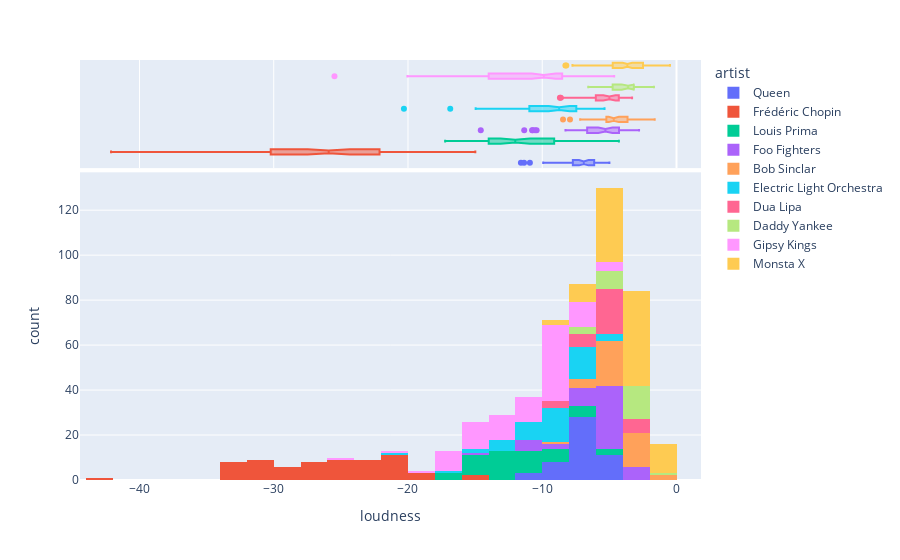

Notebook code cell kept with this figure:
### Code cell
fig = px.histogram(df, x="loudness", color="artist", marginal="box")
fig.show()

### Figure 1 — Plotly figure (JSON) as saved in the notebook; plotly's stock layout.template omitted (floating-point values rounded to 4 significant figures)
{"data": [{"alignmentgroup": "True", "bingroup": "x", "hovertemplate": "artist=Queen<br>loudness=%{x}<br>count=%{y}<extra></extra>", "legendgroup": "Queen", "marker": {"color": "#636efa", "pattern": {"shape": ""}}, "name": "Queen", "offsetgroup": "Queen", "orientation": "v", "showlegend": true, "type": "histogram", "x": [-6.472, -9.928, -5.276, -7.815, -7.316, -6.887, -7.719, -8.927, -6.94, -7.024, -11.59, -6.326, -6.926, -6.724, -5.874, -7.679, -6.668, -5.705, -6.995, -8.672, -6.331, -6.438, -7.721, -4.998, -5.038, -7.602, -6.8, -9.927, -10.92, -6.089, -5.747, -6.188, -6.131, -9.775, -7.398, -5.697, -5.772, -6.499, -5.045, -5.588, -5.265, -6.94, -11.35, -9.686, -6.322, -9.63, -6.938, -6.219, -7.202, -8.654], "xaxis": "x", "yaxis": "y"}, {"alignmentgroup": "True", "hovertemplate": "artist=Queen<br>loudness=%{x}<extra></extra>", "legendgroup": "Queen", "marker": {"color": "#636efa"}, "name": "Queen", "notched": true, "offsetgroup": "Queen", "showlegend": false, "type": "box", "x": [-6.472, -9.928, -5.276, -7.815, -7.316, -6.887, -7.719, -8.927, -6.94, -7.024, -11.59, -6.326, -6.926, -6.724, -5.874, -7.679, -6.668, -5.705, -6.995, -8.672, -6.331, -6.438, -7.721, -4.998, -5.038, -7.602, -6.8, -9.927, -10.92, -6.089, -5.747, -6.188, -6.131, -9.775, -7.398, -5.697, -5.772, -6.499, -5.045, -5.588, -5.265, -6.94, -11.35, -9.686, -6.322, -9.63, -6.938, -6.219, -7.202, -8.654], "xaxis": "x2", "yaxis": "y2"}, {"alignmentgroup": "True", "bingroup": "x", "hovertemplate": "artist=Frédéric Chopin<br>loudness=%{x}<br>count=%{y}<extra></extra>", "legendgroup": "Frédéric Chopin", "marker": {"color": "#EF553B", "pattern": {"shape": ""}}, "name": "Frédéric Chopin", "offsetgroup": "Frédéric Chopin", "orientation": "v", "showlegend": true, "type": "histogram", "x": [-30.93, -25.09, -33.71, -24.41, -21.9, -28.39, -30.91, -30.91, -18.33, -25.93, -23.07, -22.12, -27.53, -21.75, -27.2, -29.0, -20.73, -21.26, -27.76, -25.61, -23.29, -30.23, -22.63, -20.16, -25.88, -33.03, -30.67, -23.81, -24.59, -15.86, -27.05, -18.9, -28.57, -30.11, -32.1, -26.72, -29.46, -31.34, -24.51, -21.82, -26.58, -21.5, -24.0, -31.84, -28.28, -22.12, -27.75, -33.07, -21.4, -32.54, -23.74, -32.45, -30.33, -21.89, -25.78, -14.98, -22.15, -28.43, -33.31, -42.12, -21.68, -19.82, -24.8, -27.61, -32.52, -20.94], "xaxis": "x", "yaxis": "y"}, {"alignmentgroup": "True", "hovertemplate": "artist=Frédéric Chopin<br>loudness=%{x}<extra></extra>", "legendgroup": "Frédéric Chopin", "marker": {"color": "#EF553B"}, "name": "Frédéric Chopin", "notched": true, "offsetgroup": "Frédéric Chopin", "showlegend": false, "type": "box", "x": [-30.93, -25.09, -33.71, -24.41, -21.9, -28.39, -30.91, -30.91, -18.33, -25.93, -23.07, -22.12, -27.53, -21.75, -27.2, -29.0, -20.73, -21.26, -27.76, -25.61, -23.29, -30.23, -22.63, -20.16, -25.88, -33.03, -30.67, -23.81, -24.59, -15.86, -27.05, -18.9, -28.57, -30.11, -32.1, -26.72, -29.46, -31.34, -24.51, -21.82, -26.58, -21.5, -24.0, -31.84, -28.28, -22.12, -27.75, -33.07, -21.4, -32.54, -23.74, -32.45, -30.33, -21.89, -25.78, -14.98, -22.15, -28.43, -33.31, -42.12, -21.68, -19.82, -24.8, -27.61, -32.52, -20.94], "xaxis": "x2", "yaxis": "y2"}, {"alignmentgroup": "True", "bingroup": "x", "hovertemplate": "artist=Louis Prima<br>loudness=%{x}<br>count=%{y}<extra></extra>", "legendgroup": "Louis Prima", "marker": {"color": "#00cc96", "pattern": {"shape": ""}}, "name": "Louis Prima", "offsetgroup": "Louis Prima", "orientation": "v", "showlegend": true, "type": "histogram", "x": [-15.09, -11.69, -7.438, -10.67, -5.821, -12.12, -7.581, -9.209, -11.55, -12.27, -14.62, -12.62, -15.18, -12.45, -7.903, -4.291, -15.53, -17.23, -12.62, -5.819, -11.6, -11.37, -16.06, -9.783, -14.86, -7.899, -12.81, -8.817, -10.76, -15.71, -14.62, -13.84, -7.793, -12.37, -12.01, -11.33, -10.81, -13.51, -12.17, -17.2, -8.007, -8.804, -15.39, -13.4, -8.094, -10.44, -12.25, -14.43, -10.38], "xaxis": "x", "yaxis": "y"}, {"alignmentgroup": "True", "hovertemplate": "artist=Louis Prima<br>loudness=%{x}<extra></extra>", "legendgroup": "Louis Prima", "marker": {"color": "#00cc96"}, "name": "Louis Prima", "notched": true, "offsetgroup": "Louis Prima", "showlegend": false, "type": "box", "x": [-15.09, -11.69, -7.438, -10.67, -5.821, -12.12, -7.581, -9.209, -11.55, -12.27, -14.62, -12.62, -15.18, -12.45, -7.903, -4.291, -15.53, -17.23, -12.62, -5.819, -11.6, -11.37, -16.06, -9.783, -14.86, -7.899, -12.81, -8.817, -10.76, -15.71, -14.62, -13.84, -7.793, -12.37, -12.01, -11.33, -10.81, -13.51, -12.17, -17.2, -8.007, -8.804, -15.39, -13.4, -8.094, -10.44, -12.25, -14.43, -10.38], "xaxis": "x2", "yaxis": "y2"}, {"alignmentgroup": "True", "bingroup": "x", "hovertemplate": "artist=Foo Fighters<br>loudness=%{x}<br>count=%{y}<extra></extra>", "legendgroup": "Foo Fighters", "marker": {"color": "#ab63fa", "pattern": {"shape": ""}}, "name": "Foo Fighters", "offsetgroup": "Foo Fighters", "orientation": "v", "showlegend": true, "type": "histogram", "x": [-5.541, -4.04, -5.119, -4.025, -5.703, -4.212, -5.131, -11.34, -3.793, -4.276, -7.843, -4.709, -4.428, -6.654, -8.036, -4.173, -4.212, -10.42, -4.874, -7.067, -3.793, -6.687, -5.179, -4.298, -5.296, -4.284, -5.299, -3.447, -10.76, -4.322, -10.7, -5.254, -6.401, -6.319, -5.8, -5.145, -6.392, -5.441, -3.817, -3.937, -14.58, -5.59, -7.297, -2.789, -5.548, -4.683, -10.54, -5.768, -8.27, -5.686], "xaxis": "x", "yaxis": "y"}, {"alignmentgroup": "True", "hovertemplate": "artist=Foo Fighters<br>loudness=%{x}<extra></extra>", "legendgroup": "Foo Fighters", "marker": {"color": "#ab63fa"}, "name": "Foo Fighters", "notched": true, "offsetgroup": "Foo Fighters", "showlegend": false, "type": "box", "x": [-5.541, -4.04, -5.119, -4.025, -5.703, -4.212, -5.131, -11.34, -3.793, -4.276, -7.843, -4.709, -4.428, -6.654, -8.036, -4.173, -4.212, -10.42, -4.874, -7.067, -3.793, -6.687, -5.179, -4.298, -5.296, -4.284, -5.299, -3.447, -10.76, -4.322, -10.7, -5.254, -6.401, -6.319, -5.8, -5.145, -6.392, -5.441, -3.817, -3.937, -14.58, -5.59, -7.297, -2.789, -5.548, -4.683, -10.54, -5.768, -8.27, -5.686], "xaxis": "x2", "yaxis": "y2"}, {"alignmentgroup": "True", "bingroup": "x", "hovertemplate": "artist=Bob Sinclar<br>loudness=%{x}<br>count=%{y}<extra></extra>", "legendgroup": "Bob Sinclar", "marker": {"color": "#FFA15A", "pattern": {"shape": ""}}, "name": "Bob Sinclar", "offsetgroup": "Bob Sinclar", "orientation": "v", "showlegend": true, "type": "histogram", "x": [-3.796, -3.708, -3.617, -5.179, -5.292, -5.029, -3.46, -4.697, -4.432, -4.779, -6.92, -1.625, -7.013, -5.543, -2.045, -1.941, -4.885, -4.344, -2.08, -3.862, -3.649, -4.968, -3.184, -4.941, -4.753, -4.633, -3.213, -3.685, -5.712, -3.723, -8.452, -5.964, -5.223, -3.134, -2.977, -7.174, -5.124, -3.686, -5.895, -5.174, -4.65, -7.933], "xaxis": "x", "yaxis": "y"}, {"alignmentgroup": "True", "hovertemplate": "artist=Bob Sinclar<br>loudness=%{x}<extra></extra>", "legendgroup": "Bob Sinclar", "marker": {"color": "#FFA15A"}, "name": "Bob Sinclar", "notched": true, "offsetgroup": "Bob Sinclar", "showlegend": false, "type": "box", "x": [-3.796, -3.708, -3.617, -5.179, -5.292, -5.029, -3.46, -4.697, -4.432, -4.779, -6.92, -1.625, -7.013, -5.543, -2.045, -1.941, -4.885, -4.344, -2.08, -3.862, -3.649, -4.968, -3.184, -4.941, -4.753, -4.633, -3.213, -3.685, -5.712, -3.723, -8.452, -5.964, -5.223, -3.134, -2.977, -7.174, -5.124, -3.686, -5.895, -5.174, -4.65, -7.933], "xaxis": "x2", "yaxis": "y2"}, {"alignmentgroup": "True", "bingroup": "x", "hovertemplate": "artist=Electric Light Orchestra<br>loudness=%{x}<br>count=%{y}<extra></extra>", "legendgroup": "Electric Light Orchestra", "marker": {"color": "#19d3f3", "pattern": {"shape": ""}}, "name": "Electric Light Orchestra", "offsetgroup": "Electric Light Orchestra", "orientation": "v", "showlegend": true, "type": "histogram", "x": [-10.05, -6.469, -7.097, -7.446, -9.777, -9.785, -8.164, -11.79, -9.208, -10.43, -5.862, -7.79, -13.12, -8.052, -10.88, -12.52, -8.95, -6.089, -12.96, -6.686, -10.6, -8.351, -14.96, -14.94, -10.64, -8.414, -8.103, -20.3, -11.82, -5.361, -7.89, -12.5, -7.468, -7.223, -6.25, -9.443, -6.03, -5.539, -8.702, -7.632, -16.85, -8.739, -13.13, -7.728, -6.64, -11.21, -9.01, -8.422, -9.001], "xaxis": "x", "yaxis": "y"}, {"alignmentgroup": "True", "hovertemplate": "artist=Electric Light Orchestra<br>loudness=%{x}<extra></extra>", "legendgroup": "Electric Light Orchestra", "marker": {"color": "#19d3f3"}, "name": "Electric Light Orchestra", "notched": true, "offsetgroup": "Electric Light Orchestra", "showlegend": false, "type": "box", "x": [-10.05, -6.469, -7.097, -7.446, -9.777, -9.785, -8.164, -11.79, -9.208, -10.43, -5.862, -7.79, -13.12, -8.052, -10.88, -12.52, -8.95, -6.089, -12.96, -6.686, -10.6, -8.351, -14.96, -14.94, -10.64, -8.414, -8.103, -20.3, -11.82, -5.361, -7.89, -12.5, -7.468, -7.223, -6.25, -9.443, -6.03, -5.539, -8.702, -7.632, -16.85, -8.739, -13.13, -7.728, -6.64, -11.21, -9.01, -8.422, -9.001], "xaxis": "x2", "yaxis": "y2"}, {"alignmentgroup": "True", "bingroup": "x", "hovertemplate": "artist=Dua Lipa<br>loudness=%{x}<br>count=%{y}<extra></extra>", "legendgroup": "Dua Lipa", "marker": {"color": "#FF6692", "pattern": {"shape": ""}}, "name": "Dua Lipa", "offsetgroup": "Dua Lipa", "orientation": "v", "showlegend": true, "type": "histogram", "x": [-4.668, -3.787, -3.434, -5.932, -4.521, -3.756, -5.396, -6.021, -7.052, -6.124, -5.975, -4.502, -3.771, -4.015, -4.761, -4.23, -5.001, -5.954, -6.254, -4.966, -3.308, -3.826, -4.188, -4.558, -6.853, -4.924, -5.626, -6.54, -4.783, -8.683, -5.132, -8.625, -8.468, -5.752, -5.533], "xaxis": "x", "yaxis": "y"}, {"alignmentgroup": "True", "hovertemplate": "artist=Dua Lipa<br>loudness=%{x}<extra></extra>", "legendgroup": "Dua Lipa", "marker": {"color": "#FF6692"}, "name": "Dua Lipa", "notched": true, "offsetgroup": "Dua Lipa", "showlegend": false, "type": "box", "x": [-4.668, -3.787, -3.434, -5.932, -4.521, -3.756, -5.396, -6.021, -7.052, -6.124, -5.975, -4.502, -3.771, -4.015, -4.761, -4.23, -5.001, -5.954, -6.254, -4.966, -3.308, -3.826, -4.188, -4.558, -6.853, -4.924, -5.626, -6.54, -4.783, -8.683, -5.132, -8.625, -8.468, -5.752, -5.533], "xaxis": "x2", "yaxis": "y2"}, {"alignmentgroup": "True", "bingroup": "x", "hovertemplate": "artist=Daddy Yankee<br>loudness=%{x}<br>count=%{y}<extra></extra>", "legendgroup": "Daddy Yankee", "marker": {"color": "#B6E880", "pattern": {"shape": ""}}, "name": "Daddy Yankee", "offsetgroup": "Daddy Yankee", "orientation": "v", "showlegend": true, "type": "histogram", "x": [-4.056, -2.652, -6.543, -6.538, -3.817, -5.662, -4.782, -3.606, -4.456, -5.479, -3.17, -3.416, -2.814, -2.595, -2.194, -1.681, -2.422, -6.574, -5.155, -3.206, -3.604, -4.681, -3.577, -3.542, -3.95, -3.39, -4.639], "xaxis": "x", "yaxis": "y"}, {"alignmentgroup": "True", "hovertemplate": "artist=Daddy Yankee<br>loudness=%{x}<extra></extra>", "legendgroup": "Daddy Yankee", "marker": {"color": "#B6E880"}, "name": "Daddy Yankee", "notched": true, "offsetgroup": "Daddy Yankee", "showlegend": false, "type": "box", "x": [-4.056, -2.652, -6.543, -6.538, -3.817, -5.662, -4.782, -3.606, -4.456, -5.479, -3.17, -3.416, -2.814, -2.595, -2.194, -1.681, -2.422, -6.574, -5.155, -3.206, -3.604, -4.681, -3.577, -3.542, -3.95, -3.39, -4.639], "xaxis": "x2", "yaxis": "y2"}, {"alignmentgroup": "True", "bingroup": "x", "hovertemplate": "artist=Gipsy Kings<br>loudness=%{x}<br>count=%{y}<extra></extra>", "legendgroup": "Gipsy Kings", "marker": {"color": "#FF97FF", "pattern": {"shape": ""}}, "name": "Gipsy Kings", "offsetgroup": "Gipsy Kings", "orientation": "v", "showlegend": true, "type": "histogram", "x": [-16.54, -14.59, -9.795, -17.33, -16.47, -7.195, -10.98, -9.313, -12.63, -15.41, -10.39, -10.76, -9.323, -11.77, -18.15, -14.55, -17.17, -13.53, -17.45, -15.8, -17.41, -15.83, -15.47, -16.17, -25.48, -16.27, -17.22, -15.84, -14.73, -20.04, -8.059, -13.78, -8.449, -15.48, -12.26, -11.19, -8.315, -7.72, -9.639, -8.462, -9.609, -14.06, -7.362, -8.677, -11.51, -12.2, -8.91, -6.083, -14.2, -8.101, -9.386, -12.05, -9.469, -9.028, -10.14, -9.763, -12.58, -9.886, -13.09, -8.851, -9.457, -9.675, -8.793, -8.047, -4.641, -6.962, -5.238, -4.712, -9.066, -6.145, -6.218, -9.088, -7.728, -6.958, -5.411, -7.211, -10.6, -9.532, -8.174, -9.736, -11.26, -10.51, -11.62, -7.283, -9.156, -9.102, -9.193, -8.063, -9.961, -8.871, -14.34, -8.255, -12.72, -12.52, -12.28], "xaxis": "x", "yaxis": "y"}, {"alignmentgroup": "True", "hovertemplate": "artist=Gipsy Kings<br>loudness=%{x}<extra></extra>", "legendgroup": "Gipsy Kings", "marker": {"color": "#FF97FF"}, "name": "Gipsy Kings", "notched": true, "offsetgroup": "Gipsy Kings", "showlegend": false, "type": "box", "x": [-16.54, -14.59, -9.795, -17.33, -16.47, -7.195, -10.98, -9.313, -12.63, -15.41, -10.39, -10.76, -9.323, -11.77, -18.15, -14.55, -17.17, -13.53, -17.45, -15.8, -17.41, -15.83, -15.47, -16.17, -25.48, -16.27, -17.22, -15.84, -14.73, -20.04, -8.059, -13.78, -8.449, -15.48, -12.26, -11.19, -8.315, -7.72, -9.639, -8.462, -9.609, -14.06, -7.362, -8.677, -11.51, -12.2, -8.91, -6.083, -14.2, -8.101, -9.386, -12.05, -9.469, -9.028, -10.14, -9.763, -12.58, -9.886, -13.09, -8.851, -9.457, -9.675, -8.793, -8.047, -4.641, -6.962, -5.238, -4.712, -9.066, -6.145, -6.218, -9.088, -7.728, -6.958, -5.411, -7.211, -10.6, -9.532, -8.174, -9.736, -11.26, -10.51, -11.62, -7.283, -9.156, -9.102, -9.193, -8.063, -9.961, -8.871, -14.34, -8.255, -12.72, -12.52, -12.28], "xaxis": "x2", "yaxis": "y2"}, {"alignmentgroup": "True", "bingroup": "x", "hovertemplate": "artist=Monsta X<br>loudness=%{x}<br>count=%{y}<extra></extra>", "legendgroup": "Monsta X", "marker": {"color": "#FECB52", "pattern": {"shape": ""}}, "name": "Monsta X", "offsetgroup": "Monsta X", "orientation": "v", "showlegend": true, "type": "histogram", "x": [-4.951, -5.342, -5.148, -6.112, -4.215, -4.857, -3.419, -4.181, -4.525, -7.749, -2.496, -5.352, -4.013, -2.073, -4.998, -5.418, -4.068, -1.989, -2.72, -3.118, -2.232, -3.69, -3.941, -4.086, -2.762, -2.377, -6.16, -3.075, -3.592, -3.316, -4.67, -1.913, -2.534, -3.586, -1.808, -1.539, -4.19, -5.761, -8.207, -1.95, -5.622, -2.792, -5.511, -2.214, -5.038, -2.381, -2.864, -3.93, -2.951, -1.682, -3.054, -7.392, -4.528, -4.939, -3.086, -5.803, -2.8, -6.42, -2.889, -4.709, -8.275, -5.077, -2.525, -1.961, -3.404, -3.351, -4.364, -2.425, -2.278, -6.921, -1.629, -4.219, -4.483, -4.482, -4.017, -2.525, -7.293, -6.643, -0.488, -2.421, -4.005, -1.184, -3.976, -3.846, -2.068, -1.654, -3.973, -4.751, -3.376, -3.13, -1.668, -2.807, -2.279, -4.311, -2.233, -4.404, -3.628, -1.515], "xaxis": "x", "yaxis": "y"}, {"alignmentgroup": "True", "hovertemplate": "artist=Monsta X<br>loudness=%{x}<extra></extra>", "legendgroup": "Monsta X", "marker": {"color": "#FECB52"}, "name": "Monsta X", "notched": true, "offsetgroup": "Monsta X", "showlegend": false, "type": "box", "x": [-4.951, -5.342, -5.148, -6.112, -4.215, -4.857, -3.419, -4.181, -4.525, -7.749, -2.496, -5.352, -4.013, -2.073, -4.998, -5.418, -4.068, -1.989, -2.72, -3.118, -2.232, -3.69, -3.941, -4.086, -2.762, -2.377, -6.16, -3.075, -3.592, -3.316, -4.67, -1.913, -2.534, -3.586, -1.808, -1.539, -4.19, -5.761, -8.207, -1.95, -5.622, -2.792, -5.511, -2.214, -5.038, -2.381, -2.864, -3.93, -2.951, -1.682, -3.054, -7.392, -4.528, -4.939, -3.086, -5.803, -2.8, -6.42, -2.889, -4.709, -8.275, -5.077, -2.525, -1.961, -3.404, -3.351, -4.364, -2.425, -2.278, -6.921, -1.629, -4.219, -4.483, -4.482, -4.017, -2.525, -7.293, -6.643, -0.488, -2.421, -4.005, -1.184, -3.976, -3.846, -2.068, -1.654, -3.973, -4.751, -3.376, -3.13, -1.668, -2.807, -2.279, -4.311, -2.233, -4.404, -3.628, -1.515], "xaxis": "x2", "yaxis": "y2"}], "layout": {"barmode": "relative", "legend": {"title": {"text": "artist"}, "tracegroupgap": 0}, "margin": {"t": 60}, "xaxis": {"anchor": "y", "domain": [0, 1], "title": {"text": "loudness"}}, "xaxis2": {"anchor": "y2", "domain": [0, 1], "matches": "x", "showgrid": true, "showticklabels": false}, "yaxis": {"anchor": "x", "domain": [0, 0.7326], "title": {"text": "count"}}, "yaxis2": {"anchor": "x2", "domain": [0.7426, 1], "matches": "y2", "showgrid": false, "showline": false, "showticklabels": false, "ticks": ""}}}
